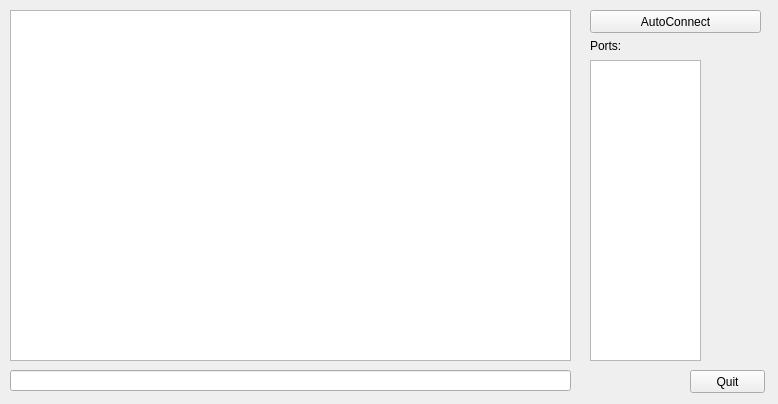
<?xml version="1.0" encoding="UTF-8"?>
<ui version="4.0">
 <class>MainWindow</class>
 <widget class="QMainWindow" name="MainWindow">
  <property name="geometry">
   <rect>
    <x>0</x>
    <y>0</y>
    <width>778</width>
    <height>404</height>
   </rect>
  </property>
  <property name="windowTitle">
   <string>MainWindow</string>
  </property>
  <widget class="QWidget" name="centralWidget">
   <widget class="QTextEdit" name="textEdit">
    <property name="geometry">
     <rect>
      <x>10</x>
      <y>10</y>
      <width>561</width>
      <height>351</height>
     </rect>
    </property>
    <property name="readOnly">
     <bool>true</bool>
    </property>
   </widget>
   <widget class="QLineEdit" name="lineEdit">
    <property name="geometry">
     <rect>
      <x>10</x>
      <y>370</y>
      <width>561</width>
      <height>21</height>
     </rect>
    </property>
   </widget>
   <widget class="QPushButton" name="autoConnectButton">
    <property name="geometry">
     <rect>
      <x>590</x>
      <y>10</y>
      <width>171</width>
      <height>23</height>
     </rect>
    </property>
    <property name="text">
     <string>AutoConnect</string>
    </property>
   </widget>
   <widget class="QPushButton" name="quitButton">
    <property name="geometry">
     <rect>
      <x>690</x>
      <y>370</y>
      <width>75</width>
      <height>23</height>
     </rect>
    </property>
    <property name="text">
     <string>Quit</string>
    </property>
   </widget>
   <widget class="QTextBrowser" name="portsList">
    <property name="geometry">
     <rect>
      <x>590</x>
      <y>60</y>
      <width>111</width>
      <height>301</height>
     </rect>
    </property>
   </widget>
   <widget class="QLabel" name="portsNumber">
    <property name="geometry">
     <rect>
      <x>590</x>
      <y>35</y>
      <width>111</width>
      <height>21</height>
     </rect>
    </property>
    <property name="text">
     <string>Ports: </string>
    </property>
   </widget>
  </widget>
 </widget>
 <layoutdefault spacing="6" margin="11"/>
 <resources/>
 <connections/>
</ui>
